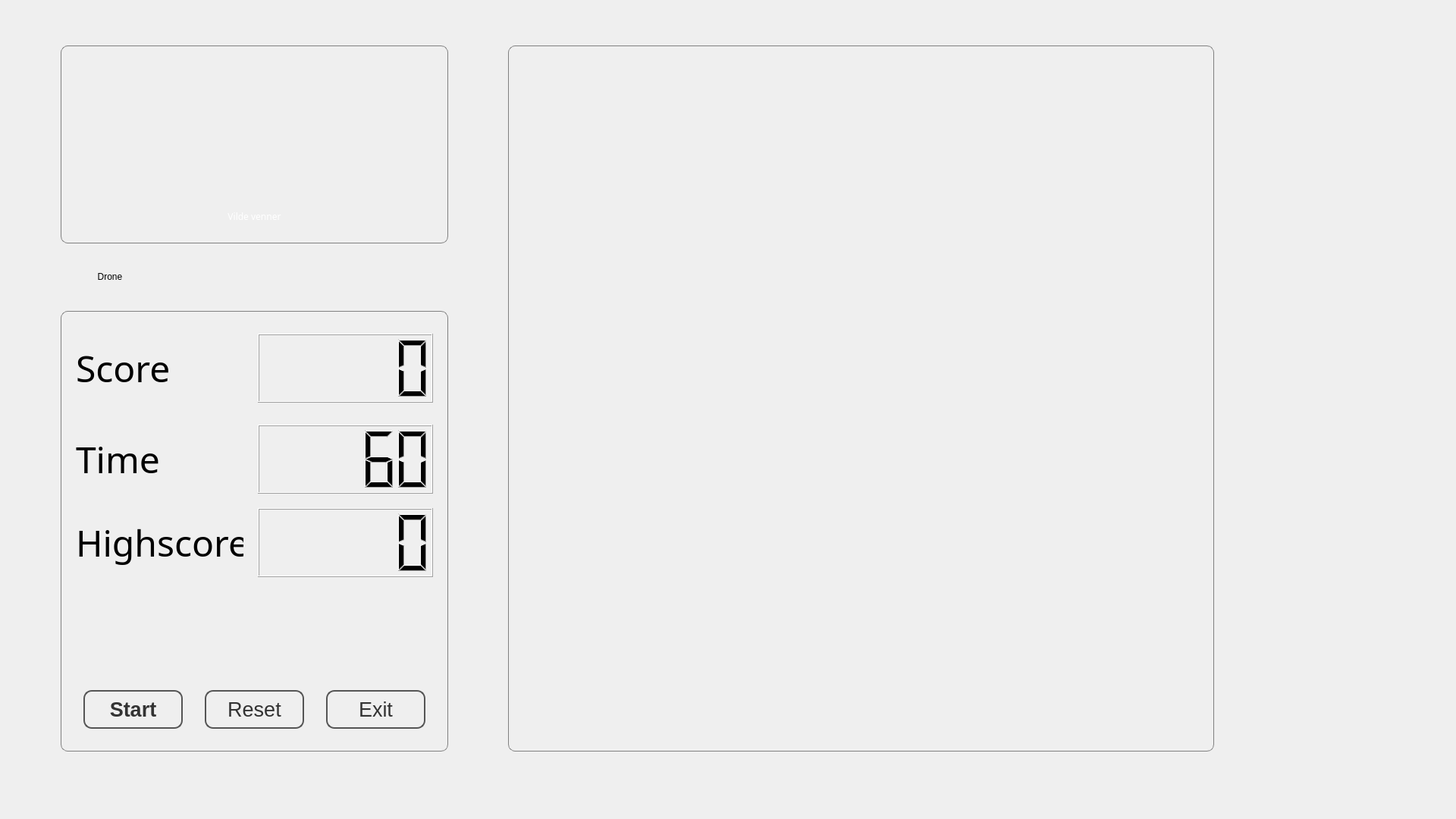
<?xml version="1.0" encoding="UTF-8"?>
<ui version="4.0">
 <class>GameWindow</class>
 <widget class="QDialog" name="GameWindow">
  <property name="geometry">
   <rect>
    <x>0</x>
    <y>0</y>
    <width>1920</width>
    <height>1080</height>
   </rect>
  </property>
  <property name="windowTitle">
   <string>Dialog</string>
  </property>
  <property name="styleSheet">
   <string notr="true"/>
  </property>
  <widget class="QGroupBox" name="groupBox">
   <property name="geometry">
    <rect>
     <x>80</x>
     <y>410</y>
     <width>511</width>
     <height>581</height>
    </rect>
   </property>
   <property name="styleSheet">
    <string notr="true">QGroupBox {
    border: 1px solid gray;
    border-radius: 9px;
}</string>
   </property>
   <property name="title">
    <string/>
   </property>
   <widget class="QLabel" name="label">
    <property name="geometry">
     <rect>
      <x>20</x>
      <y>30</y>
      <width>221</width>
      <height>91</height>
     </rect>
    </property>
    <property name="font">
     <font>
      <family>Droid Sans</family>
      <pointsize>36</pointsize>
     </font>
    </property>
    <property name="text">
     <string>Score</string>
    </property>
   </widget>
   <widget class="QPushButton" name="btnStart">
    <property name="geometry">
     <rect>
      <x>30</x>
      <y>500</y>
      <width>131</width>
      <height>51</height>
     </rect>
    </property>
    <property name="font">
     <font>
      <pointsize>20</pointsize>
      <weight>75</weight>
      <bold>true</bold>
     </font>
    </property>
    <property name="styleSheet">
     <string notr="true">QPushButton {
color: #333;
border: 2px solid #555;
border-radius: 11px;
padding: 5px;
background: qradialgradient(cx: 0.3, cy: -0.4,
fx: 0.3, fy: -0.4,
radius: 1.35, stop: 0 #fff, stop: 1 #888);
min-width: 80px;
}

QPushButton:hover {
background: qradialgradient(cx: 0.3, cy: -0.4,
fx: 0.3, fy: -0.4,
radius: 1.35, stop: 0 #fff, stop: 1 #bbb);
}

QPushButton:pressed {
background: qradialgradient(cx: 0.4, cy: -0.1,
fx: 0.4, fy: -0.1,
radius: 1.35, stop: 0 #fff, stop: 1 #ddd);
}</string>
    </property>
    <property name="text">
     <string>Start</string>
    </property>
   </widget>
   <widget class="QPushButton" name="btnExit">
    <property name="geometry">
     <rect>
      <x>350</x>
      <y>500</y>
      <width>131</width>
      <height>51</height>
     </rect>
    </property>
    <property name="font">
     <font>
      <pointsize>20</pointsize>
     </font>
    </property>
    <property name="styleSheet">
     <string notr="true">QPushButton {
color: #333;
border: 2px solid #555;
border-radius: 11px;
padding: 5px;
background: qradialgradient(cx: 0.3, cy: -0.4,
fx: 0.3, fy: -0.4,
radius: 1.35, stop: 0 #fff, stop: 1 #888);
min-width: 80px;
}

QPushButton:hover {
background: qradialgradient(cx: 0.3, cy: -0.4,
fx: 0.3, fy: -0.4,
radius: 1.35, stop: 0 #fff, stop: 1 #bbb);
}

QPushButton:pressed {
background: qradialgradient(cx: 0.4, cy: -0.1,
fx: 0.4, fy: -0.1,
radius: 1.35, stop: 0 #fff, stop: 1 #ddd);
}</string>
    </property>
    <property name="text">
     <string>Exit</string>
    </property>
    <property name="autoDefault">
     <bool>false</bool>
    </property>
   </widget>
   <widget class="QPushButton" name="btnReset">
    <property name="geometry">
     <rect>
      <x>190</x>
      <y>500</y>
      <width>131</width>
      <height>51</height>
     </rect>
    </property>
    <property name="font">
     <font>
      <pointsize>20</pointsize>
     </font>
    </property>
    <property name="styleSheet">
     <string notr="true">QPushButton {
color: #333;
border: 2px solid #555;
border-radius: 11px;
padding: 5px;
background: qradialgradient(cx: 0.3, cy: -0.4,
fx: 0.3, fy: -0.4,
radius: 1.35, stop: 0 #fff, stop: 1 #888);
min-width: 80px;
}

QPushButton:hover {
background: qradialgradient(cx: 0.3, cy: -0.4,
fx: 0.3, fy: -0.4,
radius: 1.35, stop: 0 #fff, stop: 1 #bbb);
}

QPushButton:pressed {
background: qradialgradient(cx: 0.4, cy: -0.1,
fx: 0.4, fy: -0.1,
radius: 1.35, stop: 0 #fff, stop: 1 #ddd);
}</string>
    </property>
    <property name="text">
     <string>Reset</string>
    </property>
   </widget>
   <widget class="QLCDNumber" name="lcdScore">
    <property name="geometry">
     <rect>
      <x>260</x>
      <y>30</y>
      <width>231</width>
      <height>91</height>
     </rect>
    </property>
   </widget>
   <widget class="QLCDNumber" name="lcdHighscore">
    <property name="geometry">
     <rect>
      <x>260</x>
      <y>260</y>
      <width>231</width>
      <height>91</height>
     </rect>
    </property>
   </widget>
   <widget class="QLabel" name="label_2">
    <property name="geometry">
     <rect>
      <x>20</x>
      <y>150</y>
      <width>221</width>
      <height>91</height>
     </rect>
    </property>
    <property name="font">
     <font>
      <family>Droid Sans</family>
      <pointsize>36</pointsize>
     </font>
    </property>
    <property name="text">
     <string>Time</string>
    </property>
   </widget>
   <widget class="QLabel" name="label_3">
    <property name="geometry">
     <rect>
      <x>20</x>
      <y>260</y>
      <width>221</width>
      <height>91</height>
     </rect>
    </property>
    <property name="font">
     <font>
      <family>Droid Sans</family>
      <pointsize>36</pointsize>
     </font>
    </property>
    <property name="text">
     <string>Highscore</string>
    </property>
   </widget>
   <widget class="QLCDNumber" name="lcdTime">
    <property name="geometry">
     <rect>
      <x>260</x>
      <y>150</y>
      <width>231</width>
      <height>91</height>
     </rect>
    </property>
    <property name="intValue" stdset="0">
     <number>60</number>
    </property>
   </widget>
  </widget>
  <widget class="QGroupBox" name="groupBox_2">
   <property name="geometry">
    <rect>
     <x>670</x>
     <y>60</y>
     <width>931</width>
     <height>931</height>
    </rect>
   </property>
   <property name="styleSheet">
    <string notr="true">QGroupBox {
    border: 1px solid gray;
    border-radius: 9px;
}</string>
   </property>
   <property name="title">
    <string/>
   </property>
   <widget class="QLabel" name="labelAnimalCow">
    <property name="geometry">
     <rect>
      <x>210</x>
      <y>690</y>
      <width>72</width>
      <height>68</height>
     </rect>
    </property>
    <property name="autoFillBackground">
     <bool>false</bool>
    </property>
    <property name="text">
     <string/>
    </property>
    <property name="pixmap">
     <pixmap>../../../../../../.designer/backup/images/animalCow.png</pixmap>
    </property>
   </widget>
   <widget class="QLabel" name="labelAnimalTiger">
    <property name="geometry">
     <rect>
      <x>150</x>
      <y>600</y>
      <width>72</width>
      <height>68</height>
     </rect>
    </property>
    <property name="autoFillBackground">
     <bool>false</bool>
    </property>
    <property name="text">
     <string/>
    </property>
    <property name="pixmap">
     <pixmap>../../../../../../.designer/backup/images/animalTiger.png</pixmap>
    </property>
   </widget>
   <widget class="QLabel" name="labelAnimalRabbid">
    <property name="geometry">
     <rect>
      <x>260</x>
      <y>590</y>
      <width>72</width>
      <height>68</height>
     </rect>
    </property>
    <property name="autoFillBackground">
     <bool>false</bool>
    </property>
    <property name="text">
     <string/>
    </property>
    <property name="pixmap">
     <pixmap>../../../../../../.designer/backup/images/animalRabbid.png</pixmap>
    </property>
   </widget>
   <widget class="QLabel" name="labelFire1">
    <property name="geometry">
     <rect>
      <x>190</x>
      <y>440</y>
      <width>128</width>
      <height>128</height>
     </rect>
    </property>
    <property name="autoFillBackground">
     <bool>true</bool>
    </property>
    <property name="text">
     <string/>
    </property>
   </widget>
   <widget class="QLabel" name="labelFire2">
    <property name="geometry">
     <rect>
      <x>320</x>
      <y>540</y>
      <width>128</width>
      <height>128</height>
     </rect>
    </property>
    <property name="autoFillBackground">
     <bool>true</bool>
    </property>
    <property name="text">
     <string/>
    </property>
   </widget>
   <widget class="QLabel" name="labelFire3">
    <property name="geometry">
     <rect>
      <x>330</x>
      <y>670</y>
      <width>128</width>
      <height>128</height>
     </rect>
    </property>
    <property name="autoFillBackground">
     <bool>true</bool>
    </property>
    <property name="text">
     <string/>
    </property>
   </widget>
   <widget class="QLabel" name="labelFire4">
    <property name="geometry">
     <rect>
      <x>50</x>
      <y>540</y>
      <width>128</width>
      <height>128</height>
     </rect>
    </property>
    <property name="autoFillBackground">
     <bool>true</bool>
    </property>
    <property name="text">
     <string/>
    </property>
   </widget>
   <widget class="QLabel" name="labelFire6">
    <property name="geometry">
     <rect>
      <x>60</x>
      <y>680</y>
      <width>128</width>
      <height>128</height>
     </rect>
    </property>
    <property name="autoFillBackground">
     <bool>true</bool>
    </property>
    <property name="text">
     <string/>
    </property>
   </widget>
   <widget class="QLabel" name="labelFire5">
    <property name="geometry">
     <rect>
      <x>180</x>
      <y>760</y>
      <width>128</width>
      <height>128</height>
     </rect>
    </property>
    <property name="autoFillBackground">
     <bool>true</bool>
    </property>
    <property name="text">
     <string/>
    </property>
   </widget>
   <widget class="QLabel" name="labelAnimalCowFarm">
    <property name="geometry">
     <rect>
      <x>730</x>
      <y>120</y>
      <width>72</width>
      <height>68</height>
     </rect>
    </property>
    <property name="autoFillBackground">
     <bool>false</bool>
    </property>
    <property name="styleSheet">
     <string notr="true">display:none;</string>
    </property>
    <property name="text">
     <string/>
    </property>
    <property name="pixmap">
     <pixmap>../../../../../../.designer/backup/images/animalCow.png</pixmap>
    </property>
   </widget>
   <widget class="QLabel" name="labelAnimalRabbidFarm">
    <property name="geometry">
     <rect>
      <x>810</x>
      <y>40</y>
      <width>72</width>
      <height>68</height>
     </rect>
    </property>
    <property name="autoFillBackground">
     <bool>false</bool>
    </property>
    <property name="text">
     <string/>
    </property>
    <property name="pixmap">
     <pixmap>../../../../../../.designer/backup/images/animalRabbid.png</pixmap>
    </property>
   </widget>
   <widget class="QLabel" name="labelAnimalTigerFarm">
    <property name="geometry">
     <rect>
      <x>650</x>
      <y>40</y>
      <width>72</width>
      <height>68</height>
     </rect>
    </property>
    <property name="autoFillBackground">
     <bool>false</bool>
    </property>
    <property name="styleSheet">
     <string notr="true">display:none;</string>
    </property>
    <property name="text">
     <string/>
    </property>
    <property name="pixmap">
     <pixmap>../../../../../../.designer/backup/images/animalTiger.png</pixmap>
    </property>
   </widget>
   <widget class="QLabel" name="labelBackground">
    <property name="geometry">
     <rect>
      <x>10</x>
      <y>10</y>
      <width>910</width>
      <height>910</height>
     </rect>
    </property>
    <property name="text">
     <string/>
    </property>
   </widget>
   <widget class="QLabel" name="labelFarmCorner">
    <property name="geometry">
     <rect>
      <x>670</x>
      <y>230</y>
      <width>141</width>
      <height>21</height>
     </rect>
    </property>
    <property name="text">
     <string/>
    </property>
    <property name="pixmap">
     <pixmap>images/farm_corner.png</pixmap>
    </property>
   </widget>
   <zorder>labelBackground</zorder>
   <zorder>labelFire1</zorder>
   <zorder>labelFire2</zorder>
   <zorder>labelFire3</zorder>
   <zorder>labelFire4</zorder>
   <zorder>labelFire6</zorder>
   <zorder>labelFire5</zorder>
   <zorder>labelFarmCorner</zorder>
   <zorder>labelAnimalCow</zorder>
   <zorder>labelAnimalCowFarm</zorder>
   <zorder>labelAnimalRabbid</zorder>
   <zorder>labelAnimalRabbidFarm</zorder>
   <zorder>labelAnimalTigerFarm</zorder>
   <zorder>labelAnimalTiger</zorder>
  </widget>
  <widget class="QGroupBox" name="groupBox_3">
   <property name="geometry">
    <rect>
     <x>80</x>
     <y>60</y>
     <width>511</width>
     <height>261</height>
    </rect>
   </property>
   <property name="styleSheet">
    <string notr="true">QGroupBox {
    border: 1px solid gray;
    border-radius: 9px;
}</string>
   </property>
   <property name="title">
    <string/>
   </property>
   <widget class="QLabel" name="logo">
    <property name="geometry">
     <rect>
      <x>20</x>
      <y>190</y>
      <width>471</width>
      <height>71</height>
     </rect>
    </property>
    <property name="font">
     <font>
      <family>Arial Black,Arial 12,Gadget,sans-serif</family>
     </font>
    </property>
    <property name="styleSheet">
     <string notr="true">QLabel { background-color : transparent; color : white;font-family: Arial Black,Arial Bold,Gadget,sans-serif; }</string>
    </property>
    <property name="text">
     <string>Vilde venner</string>
    </property>
    <property name="alignment">
     <set>Qt::AlignCenter</set>
    </property>
   </widget>
   <widget class="QLabel" name="labelLogo">
    <property name="geometry">
     <rect>
      <x>60</x>
      <y>20</y>
      <width>431</width>
      <height>151</height>
     </rect>
    </property>
    <property name="styleSheet">
     <string notr="true"/>
    </property>
    <property name="text">
     <string/>
    </property>
   </widget>
  </widget>
  <widget class="QLabel" name="labelDrone">
   <property name="geometry">
    <rect>
     <x>100</x>
     <y>320</y>
     <width>90</width>
     <height>90</height>
    </rect>
   </property>
   <property name="text">
    <string>Drone</string>
   </property>
   <property name="alignment">
    <set>Qt::AlignCenter</set>
   </property>
  </widget>
 </widget>
 <resources/>
 <connections/>
</ui>
